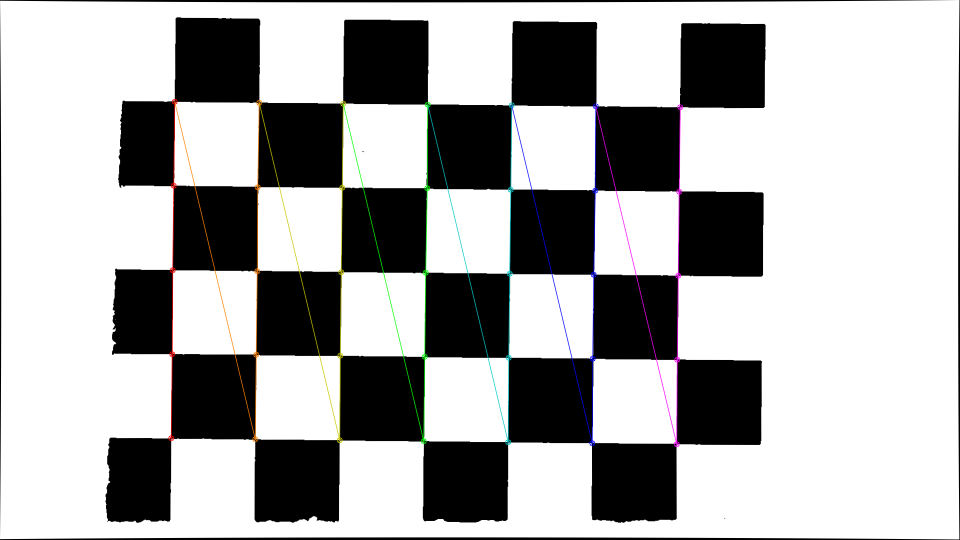
#> input picture src/images/011.png, 1920 x 1080 px, given as the content of the folder ./src/images/calibrated/1, which was not available (shown at 1/2 size)
$ python cv.py
#> lines starting #> are read from the running program, lines starting #| are printed output that depends on the picture; after the words box and inside, x2 and y2 are one past the last pixel; in counts of white or black regions, pixels touching at a corner belong together; long printed decimals are rounded; pictures that were not available may be replaced by others from this repository, and a replacement may not be noted
#!/usr/bin/env python
#ref:https://learnopencv.com/camera-calibration-using-opencv/
# 原文链接：https://blog.csdn.net/qq_43528254/article/details/108276225
import cv2
import numpy as np
import os
import glob

# Defining the dimensions of checkerboard
CHECKERBOARD = (5, 7)
criteria = (cv2.TERM_CRITERIA_EPS + cv2.TERM_CRITERIA_MAX_ITER, 30, 0.0001)

# Creating vector to store vectors of 3D points for each checkerboard image
objpoints = []
# Creating vector to store vectors of 2D points for each checkerboard image
imgpoints = []

# Defining the world coordinates for 3D points
objp = np.zeros((1, CHECKERBOARD[0] * CHECKERBOARD[1], 3), np.float32)
objp[0, :, :2] = np.mgrid[0:CHECKERBOARD[0], 0:CHECKERBOARD[1]].T.reshape(-1, 2)*1.5
prev_img_shape = None

# Extracting path of individual image stored in a given directory
# images = glob.glob(r'G:/Microsee/camera_calibration/CameraCalibration-master/src/images/calibrated/1/*.png')
images = glob.glob(r'./src/images/calibrated/1/*.png')
for fname in images:
    img = cv2.imread(fname)
#> img is the input picture: shape (1080, 1920, 3); mean B, G, R 172.3, 172.4, 172.4
    gray = cv2.cvtColor(img, cv2.COLOR_BGR2GRAY)
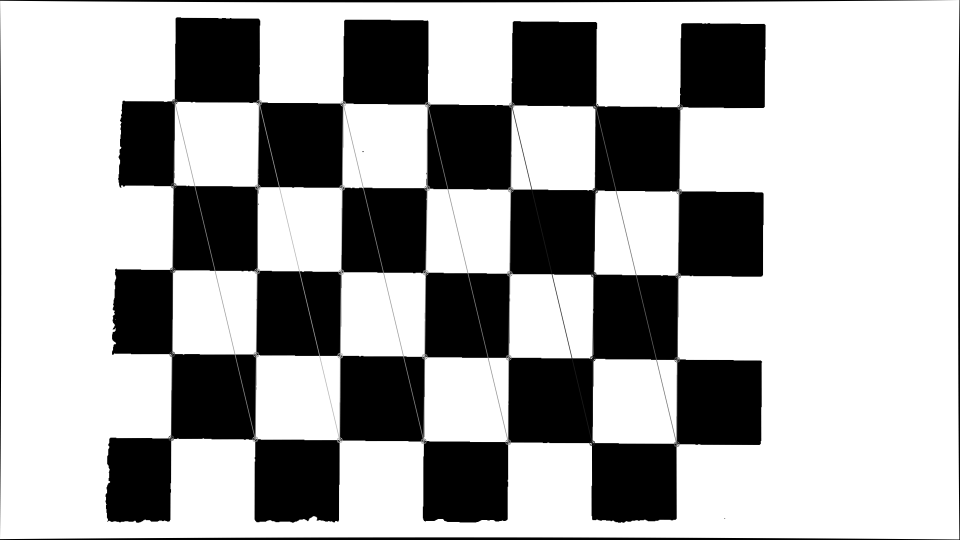
#> gray: shape (1080, 1920) (shown at 1/2 size); min 0, max 255, mean 172.4
    # Find the chess board corners
    # If desired number of corners are found in the image then ret = true
    ret, corners = cv2.findChessboardCorners(gray, CHECKERBOARD,
                                             cv2.CALIB_CB_ADAPTIVE_THRESH + cv2.CALIB_CB_FAST_CHECK + cv2.CALIB_CB_NORMALIZE_IMAGE)
#> ret = True; corners = 35 rows, first 8: [342.7, 877.9], [342.6, 709.2], [344.6, 538.1], [348.9, 370.8], [350.5, 201.5], [508, 877], [512, 709], [514.6, 539.7]

    """
    If desired number of corner are detected,
    we refine the pixel coordinates and display
    them on the images of checker board
    """
    if ret == True:
        objpoints.append(objp)
        # refining pixel coordinates for given 2d points.
        corners2 = cv2.cornerSubPix(gray, corners, (11, 11), (-1, -1), criteria)
#> corners2 = 35 rows, first 8: [341.7, 876.6], [343.8, 707.7], [345.2, 539.9], [347.2, 371.3], [348.9, 202.6], [510.1, 878.3], [512.3, 708.8], [513.9, 542.2]

        imgpoints.append(corners2)

        # Draw and display the corners
        img = cv2.drawChessboardCorners(img, CHECKERBOARD, corners2, ret)
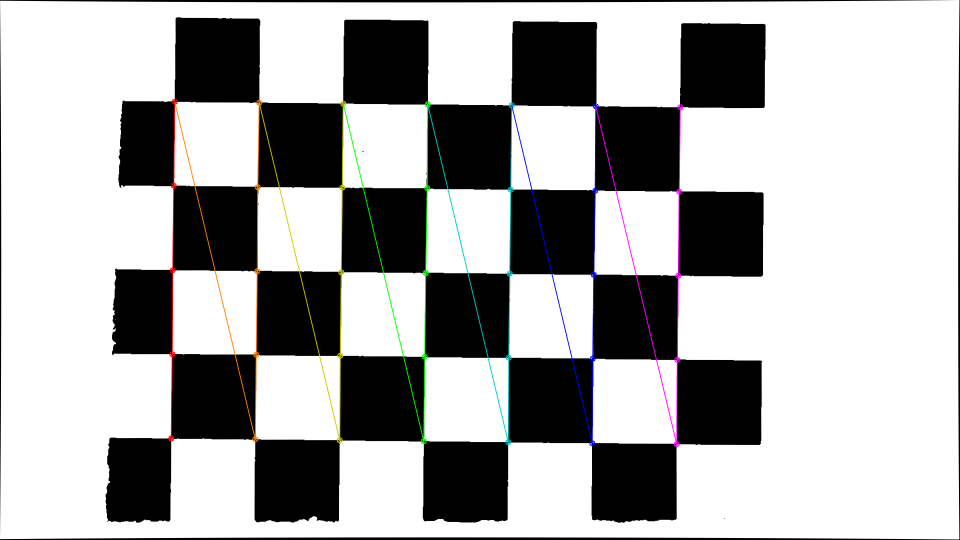
#> img: shape (1080, 1920, 3) (shown at 1/2 size); 1.39% of pixels changed, all inside (x1, y1, x2, y2) = (336, 197, 1367, 895)

        cv2.imwrite("./images/"+fname[-8:], img)
    else:
        print(fname)
    # [6 lines of commented-out code are left out]

"""
Performing camera calibration by
passing the value of known 3D points (objpoints)
and corresponding pixel coordinates of the
detected corners (imgpoints)
"""
ret, mtx, dist, rvecs, tvecs = cv2.calibrateCamera(objpoints, imgpoints, gray.shape[::-1], None, None)
#> ret = 0.571; mtx = [[55369.7, 0, 1072.6], [0, 55362.6, 280.6], [0, 0, 1]]; dist = [[8.3, -0.018, -0.0253, 0.0352, -9.62e-06]]; rvecs = ([0.0307, 0.00265, -1.56],); tvecs = ([-6.51, 5.31, 493.1],)

print("ret: \n")
print(ret)
#| 0.5705
print("Camera matrix : \n")
print(mtx)
#| [[5.53696999e+04 0.00000000e+00 1.07256955e+03]
#|  [0.00000000e+00 5.53625540e+04 2.80570597e+02]
#|  [0.00000000e+00 0.00000000e+00 1.00000000e+00]]
print("dist : \n")
print(dist)
#| [[ 8.30029412e+00 -1.80463383e-02 -2.52560668e-02  3.52341181e-02
#|   -9.62012869e-06]]
print("rvecs : \n")
print(rvecs)
#| (array([[ 0.03074],
#|        [ 0.002649],
#|        [-1.560]]),)
print("tvecs : \n")
print(tvecs)
#| (array([[ -6.508 ],
#|        [  5.307],
#|        [493.060]]),)
# images to be calibrated
# datadir=r"G:/Microsee/camera_calibration/CameraCalibration-master/src/images/raw_ring/"
datadir = r"./src/images/raw_ring/"
path=os.path.join(datadir)
img_list=os.listdir(path)

for i in img_list:
    img=cv2.imread(os.path.join(path,i))
    h,w=img.shape[:2]
#> h = 1080; w = 1920
    newMatrix, roi = cv2.getOptimalNewCameraMatrix(mtx, dist, (w,h), 1, (w,h)) #矫正图像
#> newMatrix = [[55484.5, 0, 1073.8], [0, 55388.3, 280.6], [0, 0, 1]]; roi = (1, 1, 1917, 1076)

    dst = cv2.undistort(img, mtx, dist, None, newMatrix)
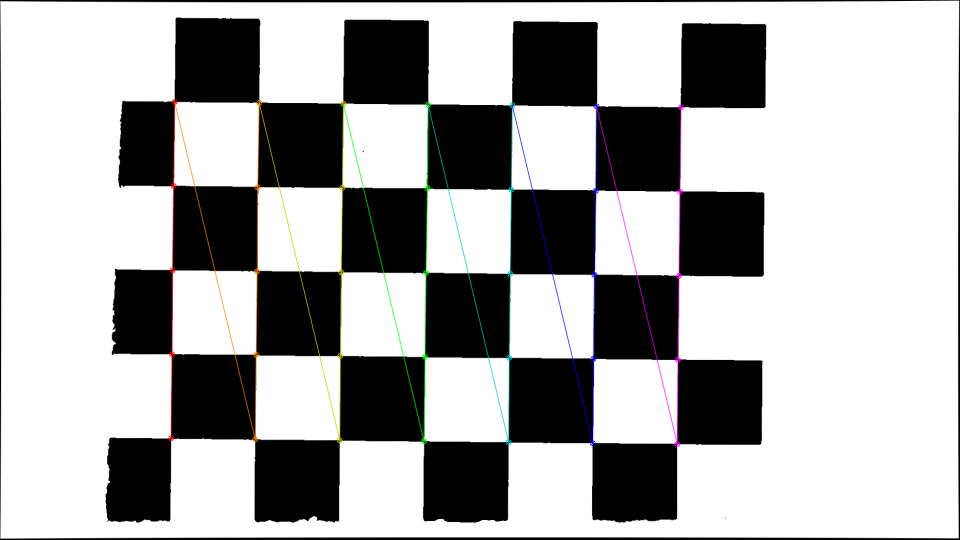
#> dst: shape (1080, 1920, 3) (shown at 1/2 size); mean B, G, R 171.9, 172, 172.1
    #calibrated images stored here
    cv2.imwrite('.\\images\\calibrated\\'+i,dst)

#计算重投影误差
tot_error = 0
for i in range(len(objpoints)):
    imgpoints2, _ = cv2.projectPoints(objpoints[i], rvecs[i], tvecs[i], mtx, dist)
    error = cv2.norm(imgpoints[i],imgpoints2, cv2.NORM_L2)/len(imgpoints2)
    tot_error += error
#> this loop made 1 pass
#> (error, tot_error) on pass 1: (0.0964, 0.0964)
#> after the loop, tot_error = 0.0964

#输出参数
print("-------------calibrated----------------")
print('ret:\n',ret)
#| ret:
#|  0.5705
print('mtx:\n',mtx)
#| mtx:
#|  [[5.53696999e+04 0.00000000e+00 1.07256955e+03]
#|  [0.00000000e+00 5.53625540e+04 2.80570597e+02]
#|  [0.00000000e+00 0.00000000e+00 1.00000000e+00]]
print('dist:\n',dist)
#| dist:
#|  [[ 8.30029412e+00 -1.80463383e-02 -2.52560668e-02  3.52341181e-02
#|   -9.62012869e-06]]
print('rvecs:\n',rvecs)
#| rvecs:
#|  (array([[ 0.03074],
#|        [ 0.002649],
#|        [-1.560]]),)
print('tvecs:\n',tvecs)
#| tvecs:
#|  (array([[ -6.508 ],
#|        [  5.307],
#|        [493.060]]),)
print ("total error: ", tot_error/len(objpoints))
#| total error:  0.09643
